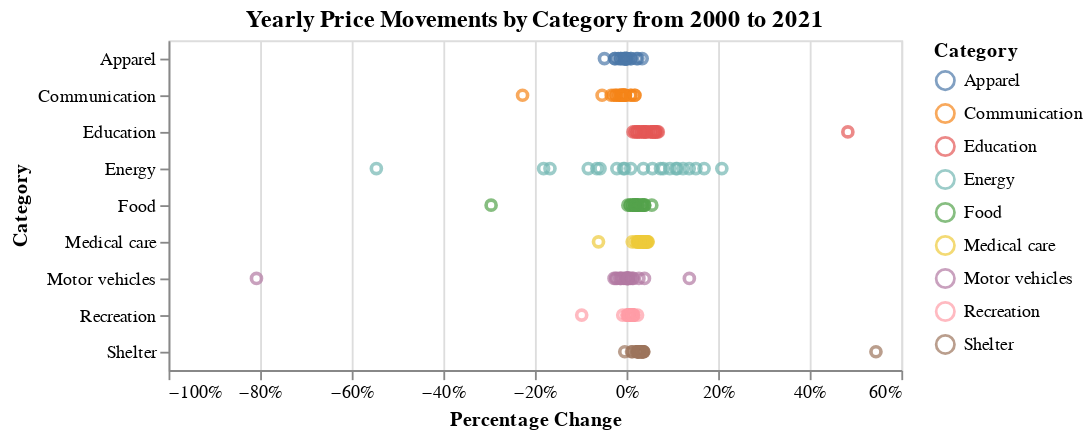

Notebook source saved alongside this figure:
### Markdown cell above
**What's informative about this view:** Similar to the last view. No great improvements.

**What could be improved about this view:** Still difficult to parse datapoints in the middle. How about looking at the yearly changes?

### Code cell
# Fourth chart - Use hollow marks to show the yearly changes.
alt.Chart(pd.DataFrame(df_y).reset_index(),title='Yearly Price Movements by Category from 2000 to 2021').mark_point().encode(
    x = alt.X('value', title='Percentage Change', axis=alt.Axis(format='%')),
    y = alt.Y('Category'),
    color = 'Category'
)

### Figure 1 — Vega-Lite specification as saved in the notebook (floating-point values rounded to 4 significant figures; data arrays with more than 128 entries replaced by an {"elided": "..."} marker saying what was removed)
{"config": {"view": {"continuousWidth": 400, "continuousHeight": 300}}, "data": {"name": "data-21f4a8af4a77f6b2f62193d704b4f83c"}, "mark": "point", "encoding": {"color": {"field": "Category", "type": "nominal"}, "x": {"axis": {"format": "%"}, "field": "value", "title": "Percentage Change", "type": "quantitative"}, "y": {"field": "Category", "type": "nominal"}}, "title": "Yearly Price Movements by Category from 2000 to 2021", "$schema": "https://vega.github.io/schema/vega-lite/v4.17.0.json", "datasets": {"data-21f4a8af4a77f6b2f62193d704b4f83c": {"elided": "198 records"}}}
